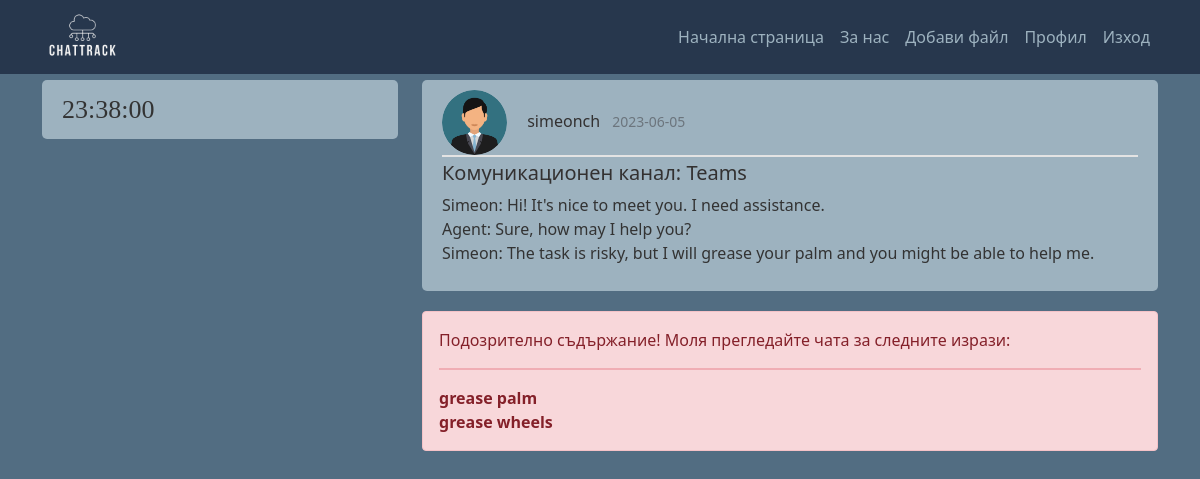
Before: /chat/2 (signed in) with the older database file.
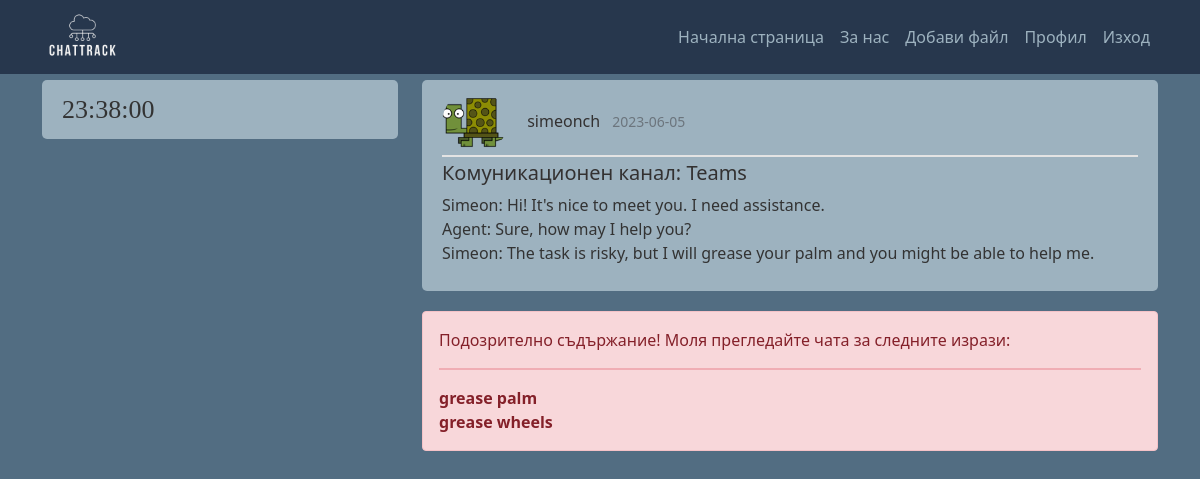
After: the same page with the newer database file.
### chattrack/models.py (models this page shows, shortened)
class User(db.Model, UserMixin):
    id = db.Column(db.Integer, primary_key=True)
    username = db.Column(db.String(20), unique=True, nullable=False)
    email = db.Column(db.String(50), unique=True, nullable=False)
    profile_pic = db.Column(db.String(20), nullable=False, default='default.jpg')
    password = db.Column(db.String(60), nullable=False)
    chats = db.relationship('Chat', backref='owner', lazy=True)

### chattrack/routes.py (the view)
@app.route("/chat/<int:chat_id>", methods=['GET', 'POST'])
@login_required
def chat(chat_id):
    chat = Chat.query.get_or_404(chat_id)
    deserialized_similar_phrases_found = json.loads(chat.similar_phrases_found)
    return render_template('chat.html', title=chat.channel, chat=chat, phrases_found=deserialized_similar_phrases_found)

### chattrack/models.py (called while the page is built)
@login_manager.user_loader # get an id to keep session of the user
def load_user(user_id):
    return User.query.get(int(user_id))

### chattrack/templates/chat.html (shortened to what this page needs)
{% extends "init_template.html" %}
{% block content %}
  {% if current_user.is_authenticated %}
    <article class="media content-section">
        <div class="media-body">
            <div class="article-metadata">
                <img class="rounded-circle article-img" src="{{ url_for('static', filename='profile_pictures/' + chat.owner.profile_pic) }}">
                <a class="username me-2" href="{{ url_for('user_chats', username=chat.owner.username) }}">{{ chat.owner.username }}</a>
                <small class="text-muted">{{ chat.date_uploaded.strftime('%Y-%m-%d') }}</small>
            </div>
            <h5 class="article-title">Комуникационен канал: {{ chat.channel }}</h5>
            <p class="article-content">{{ chat.content }}</p>
        </div>
        </article>
        {% if chat.has_alerts == true %}
            <div class="alert alert-danger" role="alert">
                <div class="panel-heading">Подозрително съдържание! Моля прегледайте чата за следните изрази:</div>
                <hr class="bg-danger border-2 border-top border-danger">
                {% for phrase in phrases_found %}
                    <div class="font-weight-bold fw-bolder">{{ phrase }}</div>
                {% endfor %}
            </div>
        {% else %}
            <div class="alert alert-success" role="alert">
                <div class="panel-heading">Няма намерено подозрително съдържание.</div>
            </div>
        {% endif %}
  {% else %}
    <div class="alert alert-primary" role="alert">
      <div class="panel-heading">Моля влезте в акаунта си преди да продължите.</div>
    </div>
  {% endif %}
{% endblock content %}

Changed rows visible on the page:
changed User "simeonch": profile_pic: picture added in place of a placeholder
